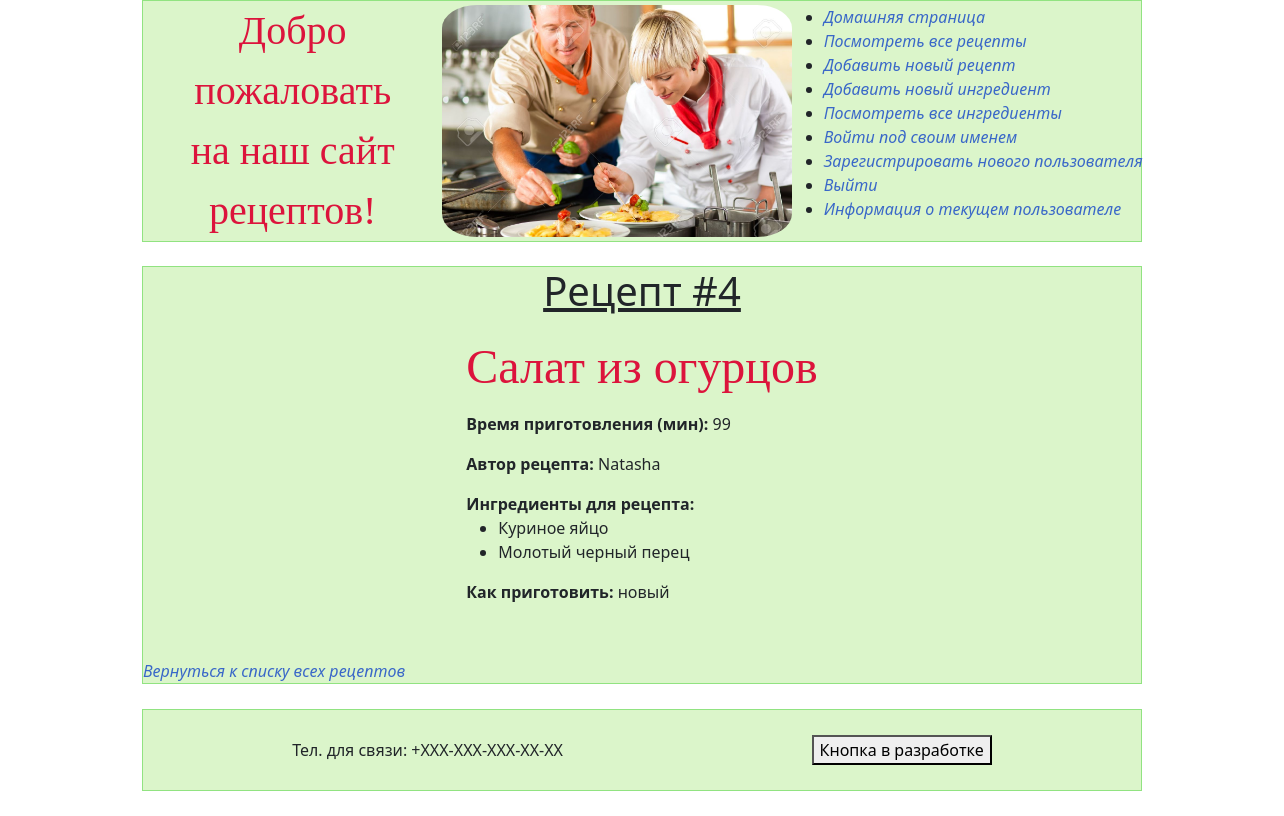
The page /recipes/4/ on the database as committed earlier.
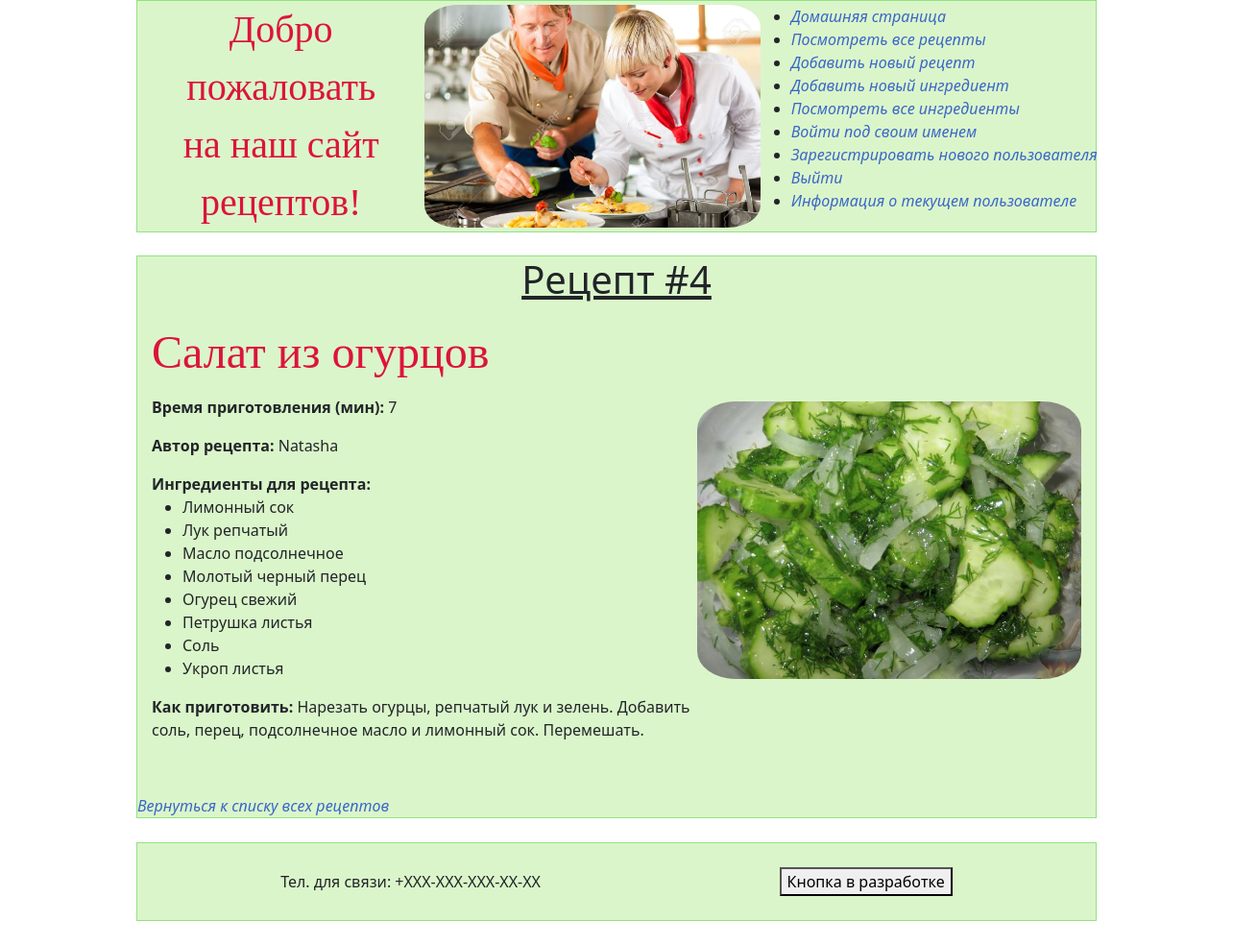
The same page on the database as committed later.
### recipeapp/models.py (models this page shows, shortened)
class Recipe(models.Model):
    name = models.CharField(max_length=100)
    description = models.TextField(null=False, blank=True)
    created_at = models.DateTimeField(auto_now_add=True)
    changed_at = models.DateTimeField(auto_now=True)
    author = models.ForeignKey(User, on_delete=models.PROTECT)
    cooking_time_min = models.PositiveIntegerField(default=0)
    ingredients = models.ManyToManyField(Ingredient, related_name='recipes')
    preview = models.ImageField(null=True, blank=True, upload_to=recipe_preview_directory_path)

class Ingredient(models.Model):
    class Meta:
        ordering = ["name", 'measurement_unit']
    name = models.CharField(max_length=100, db_index=True)
    description = models.TextField(null=False, blank=True, db_index=True)
    measurement_unit = models.CharField(max_length=20, default='units')
    archived = models.BooleanField(default=False)
    preview = models.ImageField(null=True, blank=True, upload_to=ingredient_preview_directory_path)

### recipeapp/views.py (the view)
# urls.py: path('recipes/<int:pk>/', RecipeDetailView.as_view(), name='recipe_details'),
class RecipeDetailView(DetailView):
    queryset = (
        Recipe.objects.
        select_related('author').
        prefetch_related('ingredients')
    )

### recipeapp/templates/recipeapp/recipe_detail.html (shortened to what this page needs)
{% extends 'recipeapp/base.html' %}
{% block body %}
<div class="fixed-container">
    <h1 class="section-header">Рецепт #{{ object.pk }}</h1>
    <div class="recipe-detail">
        <div>
            <h2><span class="recipe-name">{{ object.name }}</span></h2></p>
            <p><b>Время приготовления (мин):</b> {{ object.cooking_time_min }}</p>
            <p><b>Автор рецепта:</b> {% firstof object.author.first_name object.author.username %}</p>
            <b>Ингредиенты для рецепта:</b>
            <ul>
                {% for ingredient in object.ingredients.all %}
                <li>{{ ingredient.name }}</li>
                {% endfor %}
            </ul>
            <p><b>Как приготовить:</b> {{ object.description }}</p>
        </div>
        {% if recipe.preview %}
        <div>
            <img src="{{ recipe.preview.url }}" alt="{{ recipe.preview.name }}" width="400px">
        </div>
        {% endif %}
    </div>
    <br>
    <div>
        <a href="{% url 'recipeapp:recipes_list' %}">Вернуться к списку всех рецептов</a>
    </div>
</div>
{% endblock %}

Rows that differ between the two databases and show on the page:
no longer on this page (row unchanged): Ingredient: name "Куриное яйцо"
changed Recipe "Салат из огурцов": cooking_time_min "99" → "7"; description "новый" → "Нарезать огурцы, репчатый лук и зелень. Добавить соль, перец, подсолнечное масло и лимонный сок. Перемешать."; preview: picture added
added Ingredient: name "Лимонный сок"
added Ingredient: name "Лук репчатый"
added Ingredient: name "Масло подсолнечное"
added Ingredient: name "Огурец свежий"
added Ingredient: name "Петрушка листья"
now on this page (row unchanged): Ingredient: name "Соль"
added Ingredient: name "Укроп листья"
